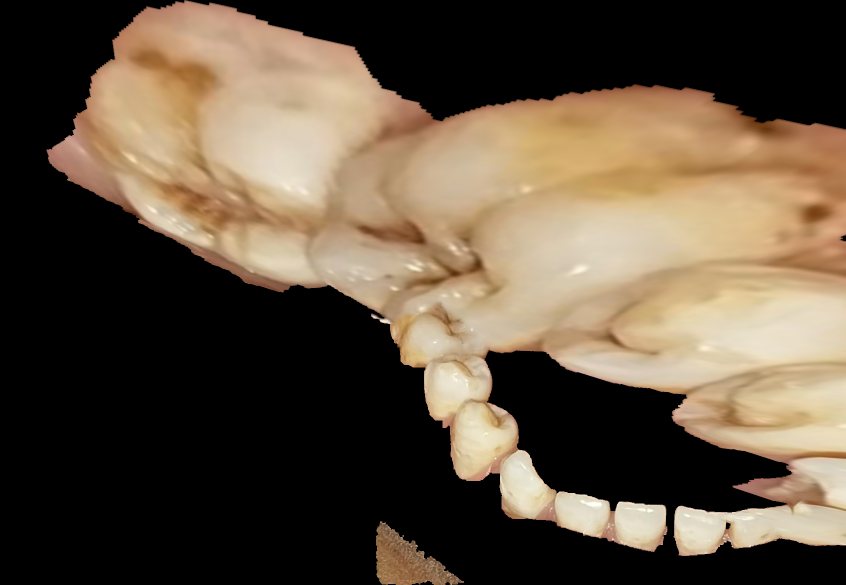
#> input picture imgstitching_teeth/stitched_teeth_only_v1 (1).png, 1691 x 1170 px (shown at 1/2 size); its folder holds only this picture in this run
$ python clean_batch.py
#> lines starting #> are read from the running program, lines starting #| are printed output that depends on the picture; after the words box and inside, x2 and y2 are one past the last pixel; in counts of white or black regions, pixels touching at a corner belong together
"""
批量去噪工具

一键处理所有拼接结果图片
"""

import cv2
import numpy as np
from pathlib import Path
import glob


def clean_stitched_image(
    input_path: str,
    output_path: str,
    method: str = "method3"
):
    """
    快速去噪处理

    Args:
        input_path: 输入图像路径
        output_path: 输出图像路径
        method: 去噪方法 (method1-4)
    """
    # 参数配置
    configs = {
        "method1": {"min_area": 1000, "kernel": 0, "use_morph": False},
        "method2": {"min_area": 1000, "kernel": 3, "use_morph": True},
        "method3": {"min_area": 1000, "kernel": 5, "use_morph": True},  # 推荐
        "method4": {"min_area": 2000, "kernel": 7, "use_morph": True},
    }

    config = configs[method]

    # 读取图像
    img = cv2.imread(input_path)
    if img is None:
        print(f"⚠️ 无法读取: {input_path}")
        return False

    # 提取有效区域
    gray = cv2.cvtColor(img, cv2.COLOR_BGR2GRAY)
    _, binary = cv2.threshold(gray, 1, 255, cv2.THRESH_BINARY)

    # 形态学开运算
    if config["use_morph"]:
        kernel = np.ones((config["kernel"], config["kernel"]), np.uint8)
        binary = cv2.morphologyEx(binary, cv2.MORPH_OPEN, kernel, iterations=2)

    # 连通域分析
    num_labels, labels, stats, centroids = cv2.connectedComponentsWithStats(binary, connectivity=8)
    areas = stats[:, cv2.CC_STAT_AREA]

    # 创建掩膜
    final_mask = np.zeros(binary.shape, dtype=np.uint8)
    for i in range(1, num_labels):
        if areas[i] >= config["min_area"]:
            final_mask[labels == i] = 255

    # 闭运算填充孔洞
    if config["use_morph"]:
        kernel_close = np.ones((3, 3), np.uint8)
        final_mask = cv2.morphologyEx(final_mask, cv2.MORPH_CLOSE, kernel_close, iterations=1)

    # 应用掩膜
    result = cv2.bitwise_and(img, img, mask=final_mask)

    # 保存结果
    cv2.imwrite(output_path, result)
    print(f"✅ 已处理: {Path(input_path).name} → {Path(output_path).name}")
    return True


# [47 lines left out: function batch_clean, not called in this run]


def interactive_mode():
    """
    交互式模式
    """
    print("\n" + "="*60)
    print("拼接图像去噪工具 - 交互模式")
    print("="*60)

    # 选择输入
    print("\n可用的拼接结果:")
    files = glob.glob("stitched_teeth_only_v1*.png")
    for i, f in enumerate(files, 1):
        print(f"  {i}. {Path(f).name}")

    if not files:
        print("⚠️ 没有找到拼接结果文件")
        return

    # 选择文件
    choice = input("\n选择文件编号（或输入'all'处理全部）: ").strip()
#> the answer given: 1

    if choice == "all":
        # 选择方法
        print("\n去噪方法:")
        print("  1. method1 - 只用连通域分析")
        print("  2. method2 - 形态学(核=3) + 连通域")
        print("  3. method3 - 形态学(核=5) + 连通域 (推荐)")
        print("  4. method4 - 形态学(核=7) + 连通域 (激进)")

        method_choice = input("选择方法编号 [默认: 3]: ").strip() or "3"
        method = f"method{method_choice}"

        batch_clean(method=method)
    else:
        try:
            idx = int(choice) - 1
            if 0 <= idx < len(files):
                input_file = files[idx]
                output_file = f"cleaned_{Path(input_file).name}"

                print(f"\n处理: {Path(input_file).name}")
                print(f"输出: {output_file}")

                clean_stitched_image(input_file, output_file, method="method3")
#> in clean_stitched_image, img is the input picture: shape (1170, 1691, 3); mean B, G, R 63.1, 80.4, 95
#> in clean_stitched_image, `gray = cv2.cvtColor(img, cv2.COLOR_BGR2GRAY)`:
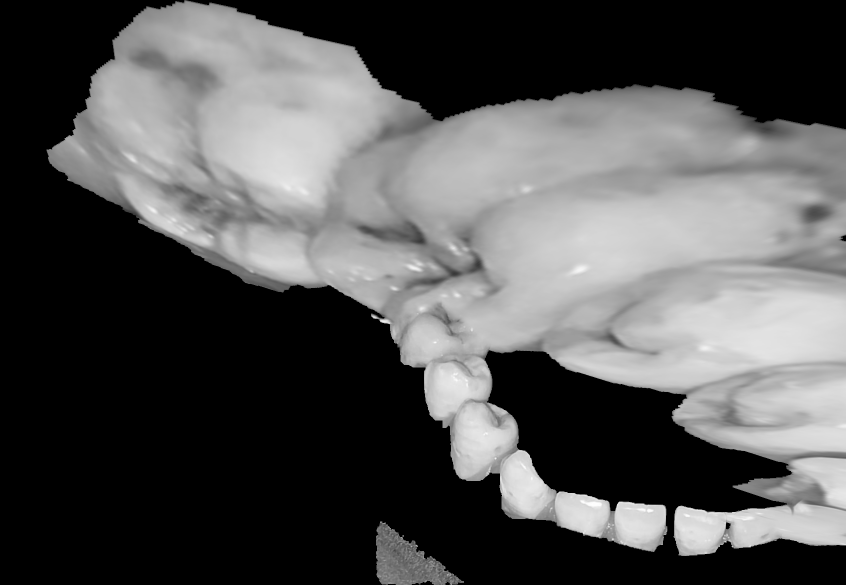
#> gray: shape (1170, 1691) (shown at 1/2 size); min 0, max 254, mean 82.8
#> in clean_stitched_image, `_, binary = cv2.threshold(gray, 1, 255, cv2.THRESH_BINARY)`:
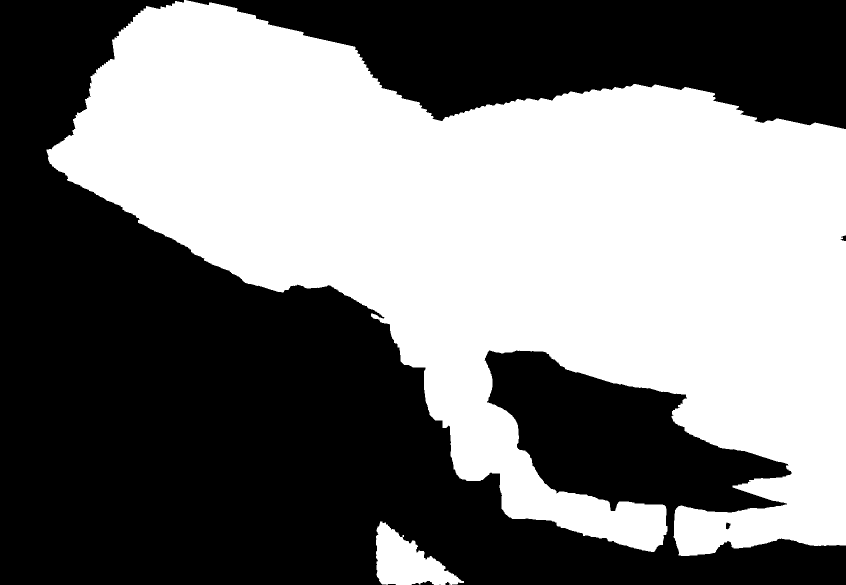
#> binary: shape (1170, 1691) (shown at 1/2 size); 47.5% white; 2 white regions, box (x1, y1, x2, y2) and area: (93, 0, 1691, 1112) 928478, (752, 1043, 928, 1170) 11758
#> in clean_stitched_image, `binary = cv2.morphologyEx(binary, cv2.MORPH_OPEN, kernel, iterations=2)`: binary: shape (1170, 1691); 47.5% white; 2 white regions, box (x1, y1, x2, y2) and area: (95, 1, 1691, 1112) 927383, (752, 1046, 917, 1170) 11520
#> in clean_stitched_image, `num_labels, labels, stats, centroids = cv2.connectedComponentsWithStat..`:
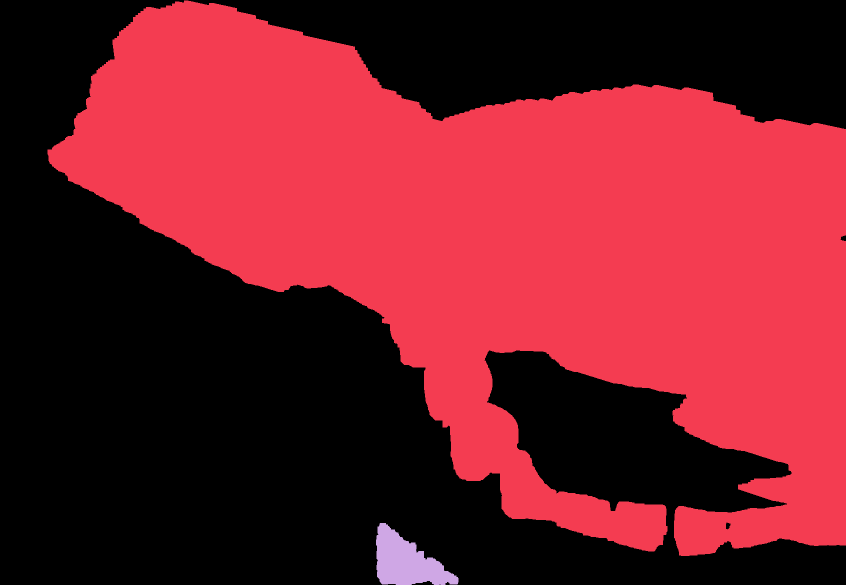
#> labels: shape (1170, 1691) int32 (shown at 1/2 size); 3 distinct labels, from 0 to 2; one colour per label, 0 black
#> in clean_stitched_image, `num_labels, labels, stats, centroids = cv2.connectedComponentsWithStat..`: num_labels = 3; stats = [[0, 0, 1691, 1170, 1039567], [95, 1, 1596, 1111, 927383], [752, 1046, 165, 124, 11520]]; centroids = [[688, 662], [1021.4, 490.9], [812.6, 1123.6]]
#> in clean_stitched_image, `areas = stats[:, cv2.CC_STAT_AREA]`: areas = [1039567, 927383, 11520]
#> in clean_stitched_image, `final_mask = cv2.morphologyEx(final_mask, cv2.MORPH_CLOSE, kernel_clos..`: final_mask: shape (1170, 1691); 47.5% white; 2 white regions, box (x1, y1, x2, y2) and area: (95, 0, 1691, 1112) 927438, (752, 1046, 917, 1170) 11567
            else:
                print("⚠️ 无效的选择")
        except ValueError:
            print("⚠️ 请输入数字或'all'")


if __name__ == "__main__":
    import sys

    if len(sys.argv) == 1:
        # 交互模式
        interactive_mode()
    elif sys.argv[1] == "batch":
        # 批量处理
        method = sys.argv[2] if len(sys.argv) > 2 else "method3"
        batch_clean(method=method)
    else:
        # 单文件处理
        input_file = sys.argv[1]
        output_file = sys.argv[2] if len(sys.argv) > 2 else f"cleaned_{Path(input_file).name}"
        method = sys.argv[3] if len(sys.argv) > 3 else "method3"

        print(f"\n处理: {input_file}")
        print(f"输出: {output_file}")
        print(f"方法: {method}\n")

        clean_stitched_image(input_file, output_file, method)

        print("\n使用说明:")
        print("  交互模式: python3 clean_batch.py")
        print("  批量处理: python3 clean_batch.py batch [method]")
        print("  单文件:   python3 clean_batch.py <input> <output> [method]")

$ run again, on imgstitching_teeth/stitched_teeth_only_v1 (2).png
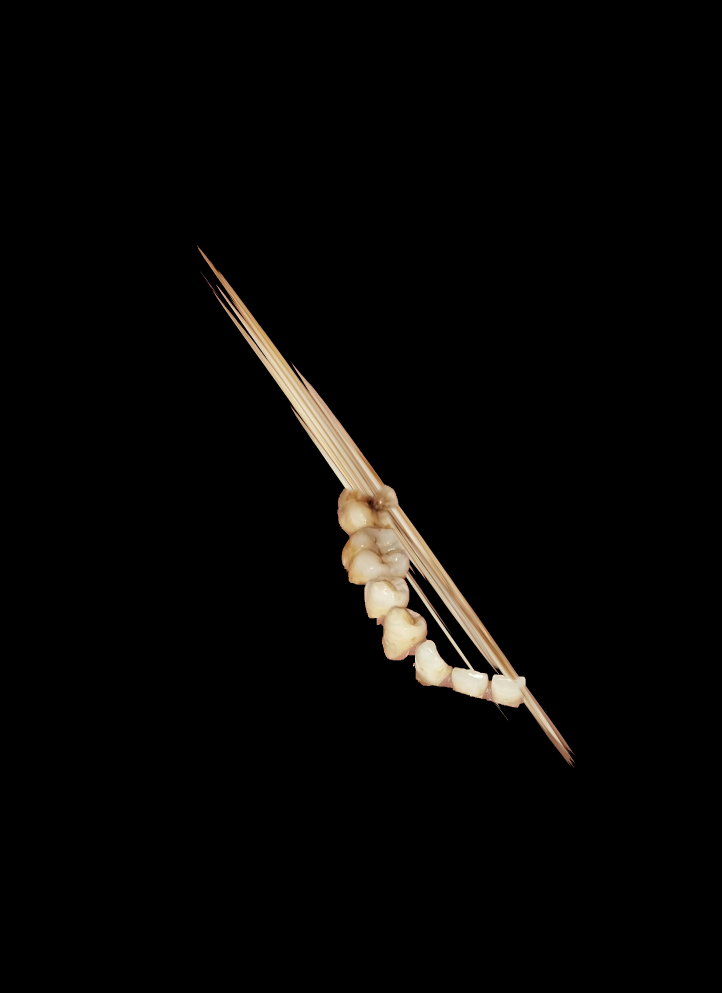
#> input picture imgstitching_teeth/stitched_teeth_only_v1 (2).png, 2164 x 2977 px (shown at 1/3 size)
#> in clean_stitched_image, img is the input picture: shape (2977, 2164, 3); mean B, G, R 4.6, 5.7, 6.6
#> in clean_stitched_image, `_, binary = cv2.threshold(gray, 1, 255, cv2.THRESH_BINARY)`:
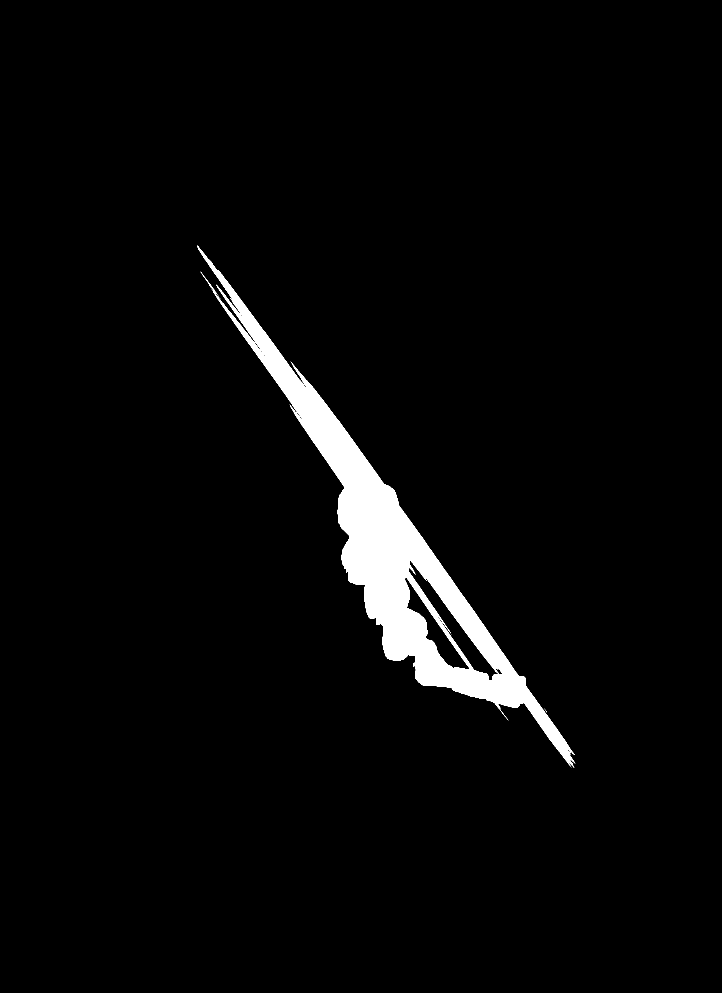
#> binary: shape (2977, 2164) (shown at 1/3 size); 3.3% white; 21 white regions (19 under 20 px), largest, box (x1, y1, x2, y2) and area: (591, 736, 1726, 2303) 211577, (601, 815, 650, 881) 144
#> in clean_stitched_image, `num_labels, labels, stats, centroids = cv2.connectedComponentsWithStat..`:
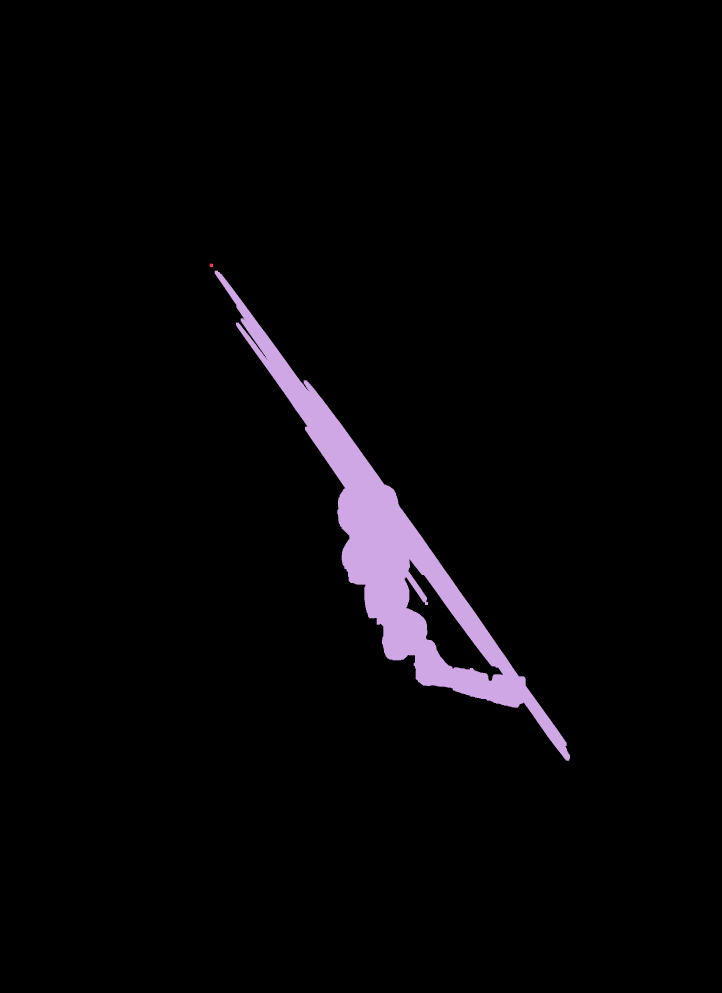
#> labels: shape (2977, 2164) int32 (shown at 1/3 size); 3 distinct labels, from 0 to 2; one colour per label, 0 black
#> num_labels = 3; stats = [[0, 0, 2164, 2977, 6237798], [629, 791, 10, 10, 98], [644, 812, 1066, 1470, 204332]]; centroids = [[1078.4, 1482.5], [633.5, 795.5], [1176.8, 1655.6]]
#> areas = [6237798, 98, 204332]

$ run again, on imgstitching_teeth/stitched_teeth_only_v1 (4).png
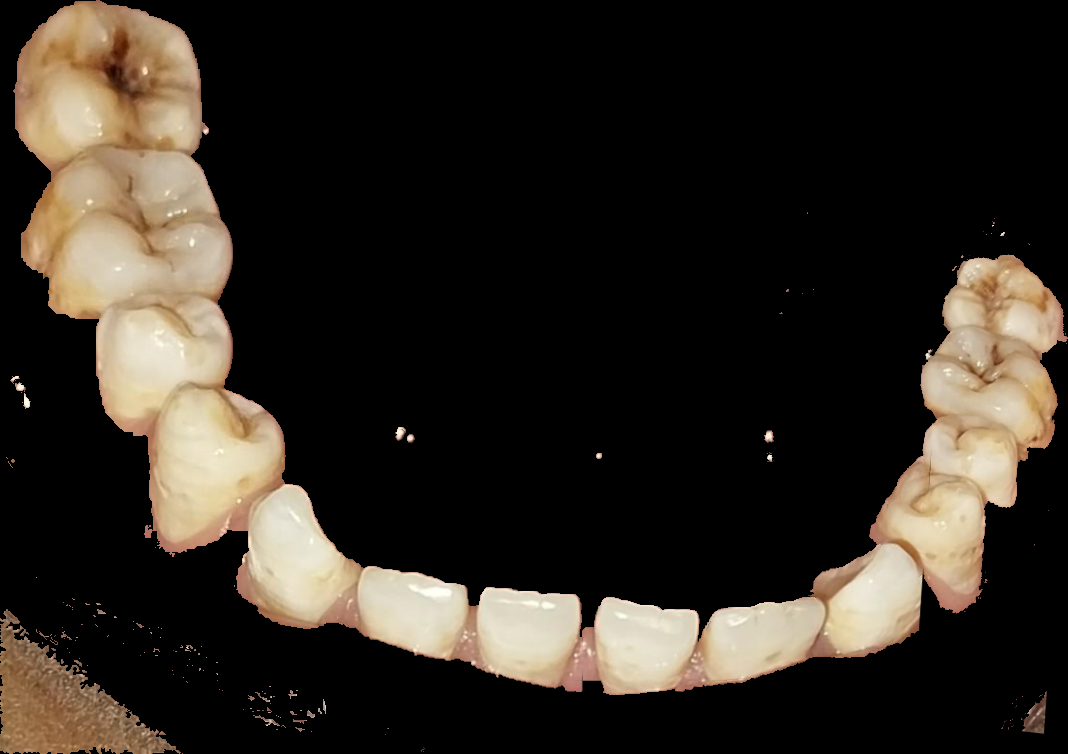
#> input picture imgstitching_teeth/stitched_teeth_only_v1 (4).png, 1068 x 754 px
#> in clean_stitched_image, img is the input picture: shape (754, 1068, 3); mean B, G, R 33.6, 41.4, 47.7
#> in clean_stitched_image, `num_labels, labels, stats, centroids = cv2.connectedComponentsWithStat..`:
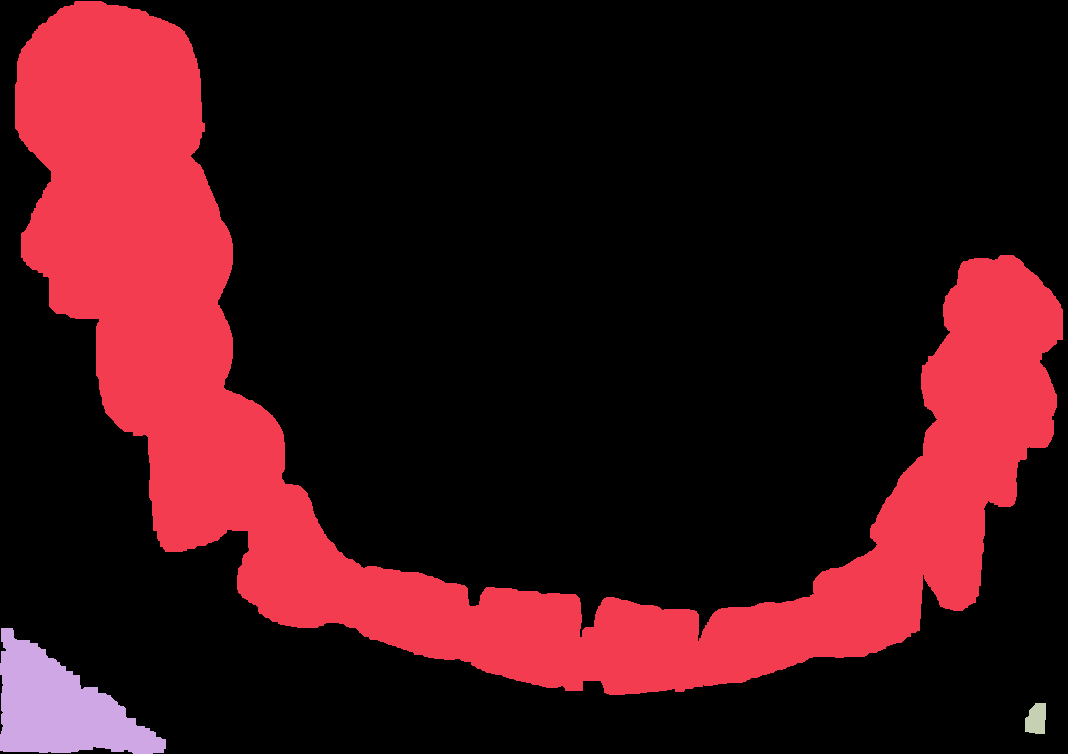
#> labels: shape (754, 1068) int32; 4 distinct labels, from 0 to 3; one colour per label, 0 black
#> num_labels = 4; stats = [[0, 0, 1068, 754, 614475], [15, 1, 1048, 694, 178666], [0, 628, 166, 126, 11591], [1025, 703, 21, 31, 540]]; centroids = [[565.8, 360.9], [451.5, 407.5], [60.12, 707.9], [1036, 718.9]]
#> areas = [614475, 178666, 11591, 540]
#> in clean_stitched_image, `final_mask = cv2.morphologyEx(final_mask, cv2.MORPH_CLOSE, kernel_clos..`:
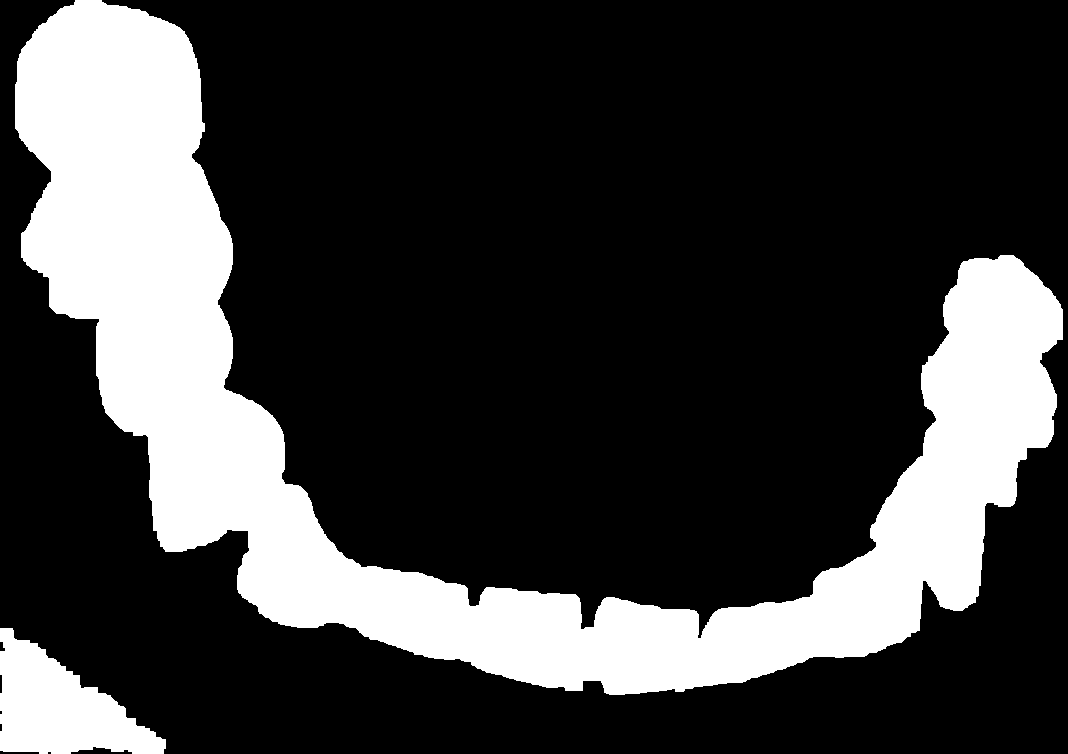
#> final_mask: shape (754, 1068); 23.6% white; 2 white regions, box (x1, y1, x2, y2) and area: (15, 0, 1063, 695) 178741, (0, 628, 166, 754) 11698
